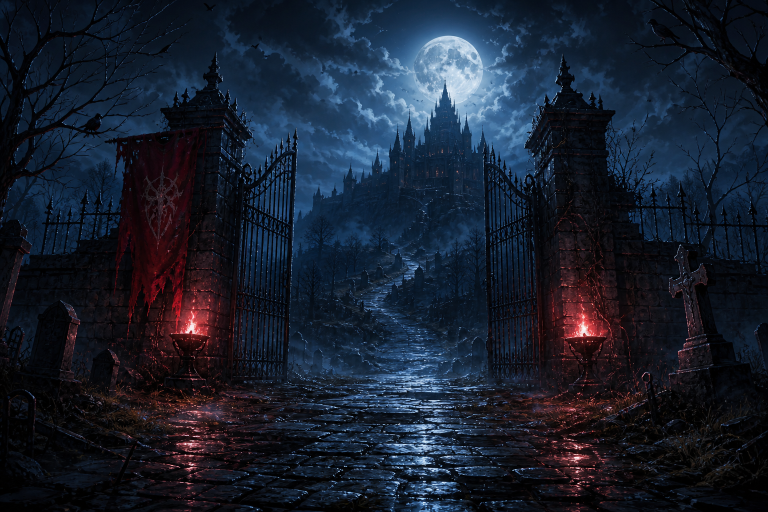
#> input picture deliverables/job-007/raw/startup_backdrop.png, 1536 x 1024 px (shown at 1/2 size)
$ python check_parts.py ../raw/startup_backdrop.png
#> lines starting #> are read from the running program, lines starting #| are printed output that depends on the picture; after the words box and inside, x2 and y2 are one past the last pixel; in counts of white or black regions, pixels touching at a corner belong together
#!/usr/bin/env python3
"""Alpha-edge chromatic fringe detector for job-007 UI parts.

Looks at RGBA alpha-boundary pixels (alpha in 1..250, or opaque pixels
adjacent to alpha<16) and flags ANY chromatic fringe — magenta/purple/
green/cyan/red/yellow plus light-neutral (near-white) fringes.

A pixel is fringe if it sits on the alpha boundary AND
  (high chroma in any hue  OR  near-white RGB with a transparent neighbor).
Magenta/purple is also flagged at modest chroma (the job-006 miss).

Exit non-zero if any file has fringe_count > 0, except startup_backdrop
(opaque full-bleed is allowed).
"""
from __future__ import annotations

import argparse
import os
import sys

import numpy as np
from PIL import Image

HUE_BUCKETS = (
    "magenta",
    "purple",
    "green",
    "cyan",
    "red",
    "yellow",
    "white",
    "other",
)

CHROMA_HI = 22
# magenta/purple even when chroma is modest (job-006 leftover)
MAG_R_OVER_G = 10
MAG_B_OVER_G = 6
MAG_CHROMA_MIN = 10
WHITE_LUMA = 150
WHITE_CHROMA_MAX = 35
WHITE_MIN_CHANNEL = 110
SEMI_LO, SEMI_HI = 1, 250
TRANS_MAX = 15  # alpha < 16
OPAQUE_MIN = 251


def _neighbor_transparent(trans: np.ndarray) -> np.ndarray:
    """8-connected: True if any neighbor has alpha < 16."""
    n = np.zeros_like(trans)
    n[1:, :] |= trans[:-1, :]
    n[:-1, :] |= trans[1:, :]
    n[:, 1:] |= trans[:, :-1]
    n[:, :-1] |= trans[:, 1:]
    n[1:, 1:] |= trans[:-1, :-1]
    n[1:, :-1] |= trans[:-1, 1:]
    n[:-1, 1:] |= trans[1:, :-1]
    n[:-1, :-1] |= trans[1:, 1:]
    return n


def _hue_deg(r: np.ndarray, g: np.ndarray, b: np.ndarray, chroma: np.ndarray) -> np.ndarray:
    """Vectorized HSV hue in degrees [0, 360). Undefined (chroma=0) -> -1."""
    rf = r.astype(np.float32)
    gf = g.astype(np.float32)
    bf = b.astype(np.float32)
    c = chroma.astype(np.float32)
    mx = np.maximum(np.maximum(rf, gf), bf)
    hue = np.full(r.shape, -1.0, dtype=np.float32)
    ok = c > 0
    # R max
    m = ok & (mx == rf)
    hue[m] = np.mod((gf[m] - bf[m]) / c[m], 6.0) * 60.0
    # G max
    m = ok & (mx == gf)
    hue[m] = ((bf[m] - rf[m]) / c[m] + 2.0) * 60.0
    # B max
    m = ok & (mx == bf)
    hue[m] = ((rf[m] - gf[m]) / c[m] + 4.0) * 60.0
    hue[hue >= 360] -= 360
    return hue


def _bucket_arrays(r, g, b, chroma, luma, white_mask) -> dict:
    hue = _hue_deg(r, g, b, chroma)
    mxch = np.maximum(np.maximum(r, g), b).astype(np.float32)
    sat = np.divide(chroma.astype(np.float32), mxch, out=np.zeros_like(mxch), where=mxch > 0)
    buckets = {k: np.zeros(r.shape, dtype=bool) for k in HUE_BUCKETS}
    buckets["white"] = white_mask | ((sat < 0.12) & (luma >= 140) & (chroma < CHROMA_HI))
    rest = ~buckets["white"]
    # magenta: 285–345, or 345–15 when B is elevated vs G (pink, not fire-red)
    mag = rest & (
        ((hue >= 285) & (hue < 345))
        | (((hue >= 345) | ((hue >= 0) & (hue < 15))) & (b > g + 4))
    )
    buckets["magenta"] = mag
    rest = rest & ~mag
    buckets["red"] = rest & ((hue >= 345) | ((hue >= 0) & (hue < 20)))
    rest = rest & ~buckets["red"]
    buckets["yellow"] = rest & (hue >= 20) & (hue < 80)
    rest = rest & ~buckets["yellow"]
    buckets["green"] = rest & (hue >= 80) & (hue < 160)
    rest = rest & ~buckets["green"]
    buckets["cyan"] = rest & (hue >= 160) & (hue < 210)
    rest = rest & ~buckets["cyan"]
    buckets["purple"] = rest & (hue >= 210) & (hue < 285)
    rest = rest & ~buckets["purple"]
    buckets["other"] = rest
    return buckets


def min_opaque_margin(alpha: np.ndarray) -> int:
    h, w = alpha.shape
    op = alpha >= 250
    if not op.any():
        return 0
    rows = np.where(op.any(axis=1))[0]
    cols = np.where(op.any(axis=0))[0]
    return int(
        min(int(rows.min()), int(h - 1 - rows.max()), int(cols.min()), int(w - 1 - cols.max()))
    )


def inspect(path: str) -> dict:
    im = Image.open(path)
    w, h = im.size
    mode = im.mode
    arr = np.array(im.convert("RGBA"))
    rgb = arr[:, :, :3].astype(np.int16)
    alpha = arr[:, :, 3]
    r, g, b = rgb[:, :, 0], rgb[:, :, 1], rgb[:, :, 2]
    mx = rgb.max(axis=2)
    mn = rgb.min(axis=2)
    chroma = mx - mn
    luma = 0.2126 * r + 0.7152 * g + 0.0722 * b

    has_alpha = mode in ("RGBA", "LA", "PA") or (alpha < 255).any()
    trans = alpha < 16
    n_trans = _neighbor_transparent(trans)
    semi = (alpha >= SEMI_LO) & (alpha <= SEMI_HI)
    opaque_adj = (alpha >= OPAQUE_MIN) & n_trans
    boundary = semi | opaque_adj

    high_chroma = chroma >= CHROMA_HI
    magentaish = (r > g + MAG_R_OVER_G) & (b > g + MAG_B_OVER_G) & (chroma >= MAG_CHROMA_MIN)
    near_white = (luma >= WHITE_LUMA) & (chroma <= WHITE_CHROMA_MAX) & (mn >= WHITE_MIN_CHANNEL)
    fringe = boundary & (high_chroma | magentaish | (n_trans & near_white))

    buckets = _bucket_arrays(r, g, b, chroma, luma, n_trans & near_white)
    fringe_by = {k: int((fringe & buckets[k]).sum()) for k in HUE_BUCKETS}

    return {
        "file": os.path.basename(path),
        "size": f"{w}x{h}",
        "mode": mode,
        "has_alpha": bool(has_alpha),
        "fringe_count": int(fringe.sum()),
        "fringe_by_hue_bucket": fringe_by,
        "min_opaque_margin": min_opaque_margin(alpha),
        "excepted": "startup_backdrop" in os.path.basename(path),
    }


def format_report(info: dict) -> str:
    fb = info["fringe_by_hue_bucket"]
    bucket_s = ", ".join(f"{k}={fb[k]}" for k in HUE_BUCKETS)
    failed = info["fringe_count"] > 0 and not info["excepted"]
    result = "FAIL" if failed else ("OK (excepted)" if info["excepted"] else "OK")
    return (
        f"{info['file']}\n"
        f"  size: {info['size']}\n"
        f"  mode: {info['mode']}\n"
        f"  has_alpha: {info['has_alpha']}\n"
        f"  fringe_count: {info['fringe_count']}\n"
        f"  fringe_by_hue_bucket: {bucket_s}\n"
        f"  min_opaque_margin: {info['min_opaque_margin']}\n"
        f"  RESULT: {result}"
    )


# [6 lines left out: function collect_pngs, not called in this run]


def main(argv: list[str] | None = None) -> int:
    p = argparse.ArgumentParser(description="Detect chromatic alpha-edge fringe on UI part PNGs.")
    p.add_argument("--dir", dest="dirpath", help="Directory of PNG parts")
    p.add_argument("files", nargs="*", help="Explicit PNG paths (optional)")
    args = p.parse_args(argv)

    paths: list[str] = []
    if args.dirpath:
        if not os.path.isdir(args.dirpath):
            print(f"error: not a directory: {args.dirpath}", file=sys.stderr)
            return 2
        paths.extend(collect_pngs(args.dirpath))
    paths.extend(args.files)
    if not paths:
        print("error: pass --dir DIR and/or PNG files", file=sys.stderr)
        return 2

    any_fail = False
    reports = []
    for path in paths:
        info = inspect(path)
#> in inspect, im is the input picture: PIL image 1536x1024 RGB; mean R, G, B 23.6, 31.3, 45.8
#> in inspect, `chroma = mx - mn`:
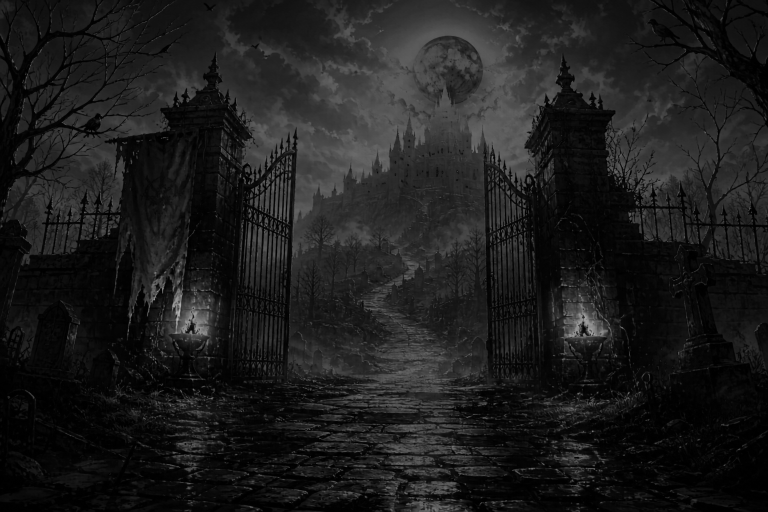
#> chroma: shape (1024, 1536) int16 (shown at 1/2 size); min 0, max 188, mean 28.9
#> in inspect, `has_alpha = mode in ("RGBA", "LA", "PA") or (alpha < 255).any()`: has_alpha = False
#> in inspect, `high_chroma = chroma >= CHROMA_HI`:
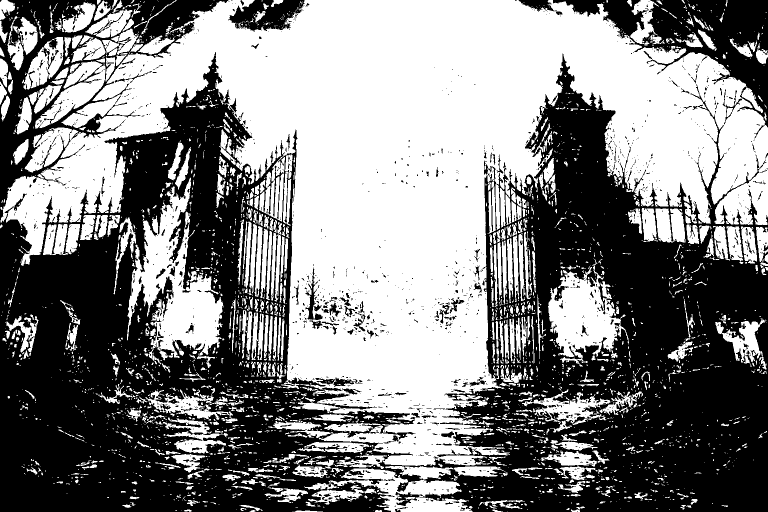
#> high_chroma: shape (1024, 1536) bool (shown at 1/2 size); 51.9% white; 1645 black regions (1438 under 20 px), largest, box (x1, y1, x2, y2) and area: (0, 0, 1536, 1024) 695303, (1106, 0, 1536, 255) 34581, (457, 0, 609, 63) 5876
#> in _hue_deg, `hue[m] = ((bf[m] - rf[m]) / c[m] + 2.0) * 60.0`:
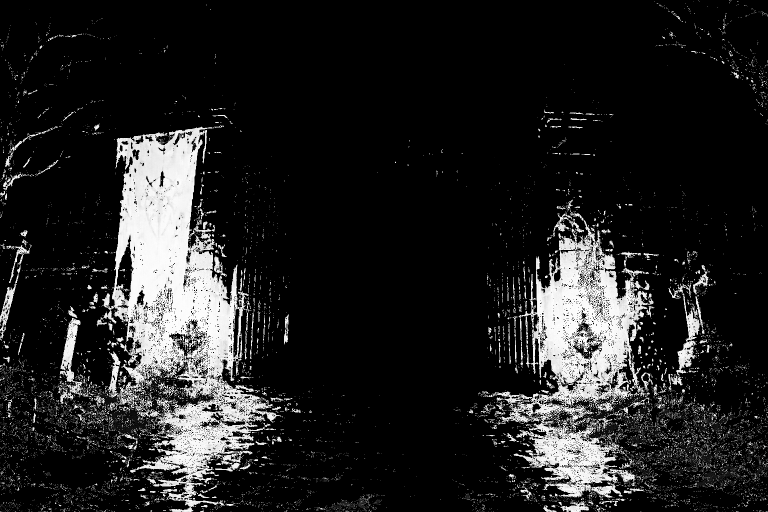
#> hue: shape (1024, 1536) float32 (shown at 1/2 size); min -1, max 359.6, mean 47; drawn with min black and max white
#> in _hue_deg, `m = ok & (mx == bf)`:
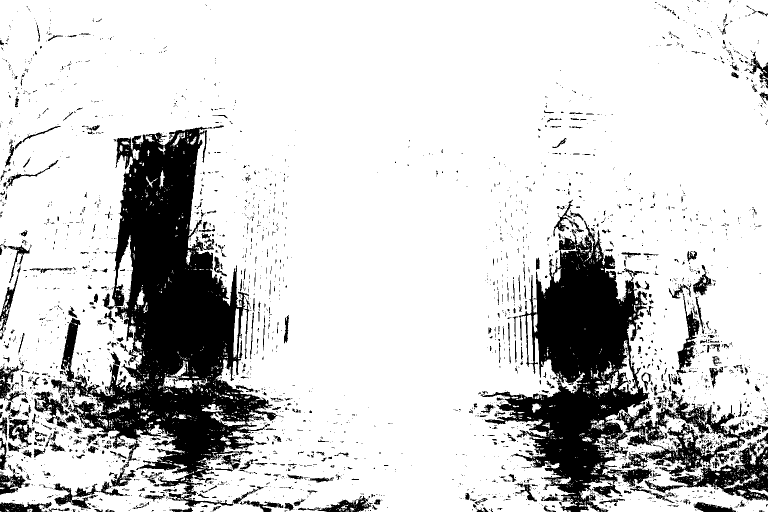
#> m: shape (1024, 1536) bool (shown at 1/2 size); 81.4% white; 3149 black regions (2691 under 20 px), largest, box (x1, y1, x2, y2) and area: (102, 253, 557, 1014) 128538, (961, 420, 1536, 1024) 93179, (1339, 885, 1536, 1001) 8177
#> in _hue_deg, `hue[m] = ((rf[m] - gf[m]) / c[m] + 4.0) * 60.0`:
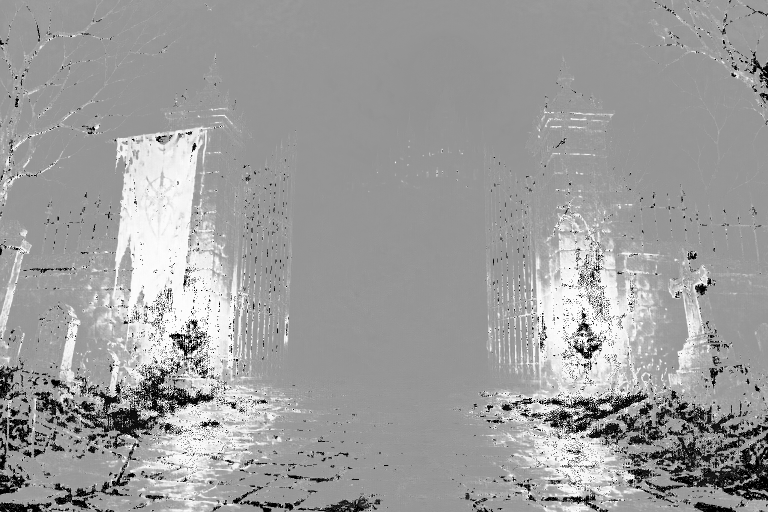
#> hue: shape (1024, 1536) float32 (shown at 1/2 size); min -1, max 359.6, mean 222.3; drawn with min black and max white
#> in _bucket_arrays, `sat = np.divide(chroma.astype(np.float32), mxch, out=np.zeros_like(mxc..`:
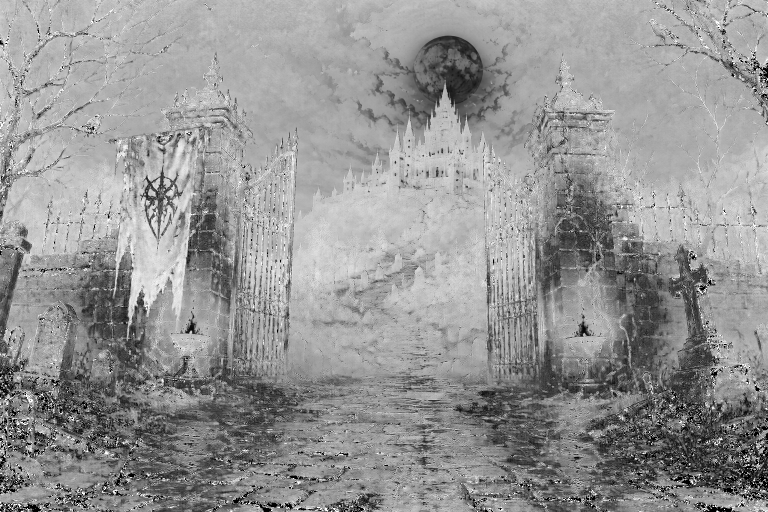
#> sat: shape (1024, 1536) float32 (shown at 1/2 size); min 0, max 1, mean 0.583
#> in _bucket_arrays, `rest = rest & ~buckets["purple"]`:
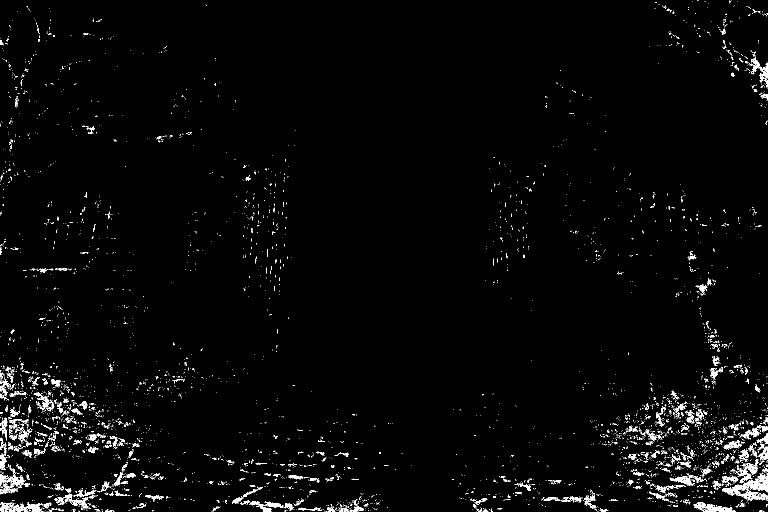
#> rest: shape (1024, 1536) bool (shown at 1/2 size); 2.1% white in thin lines or dots
#> in inspect, `buckets = _bucket_arrays(r, g, b, chroma, luma, n_trans & near_white)`: buckets = 8 items
#> in inspect, `fringe_by = {k: int((fringe & buckets[k]).sum()) for k in HUE_BUCKETS}`: fringe_by = {'magenta': 0, 'purple': 0, 'green': 0, 'cyan': 0, 'red': 0, 'yellow': 0, 'white': 0, 'other': 0}
#> in min_opaque_margin, `rows = np.where(op.any(axis=1))[0]`: rows = 1024 values from 0 to 1023
#> in min_opaque_margin, `cols = np.where(op.any(axis=0))[0]`: cols = 1536 values from 0 to 1535
#> info = 8 items
        reports.append(info)
        print(format_report(info))
#> in format_report, `fb = info["fringe_by_hue_bucket"]`: fb has the same summary as fringe_by in inspect
#> in format_report, `failed = info["fringe_count"] > 0 and not info["excepted"]`: failed = False
#> in format_report, `result = "FAIL" if failed else ("OK (excepted)" if info["excepted"] el..`: result = 'OK (excepted)'
#| startup_backdrop.png
#|   size: 1536x1024
#|   mode: RGB
#|   has_alpha: False
#|   fringe_count: 0
#|   fringe_by_hue_bucket: magenta=0, purple=0, green=0, cyan=0, red=0, yellow=0, white=0, other=0
#> (further printed lines are left out)
        print()
        if info["fringe_count"] > 0 and not info["excepted"]:
            any_fail = True

    n_fail = sum(1 for i in reports if i["fringe_count"] > 0 and not i["excepted"])
#> n_fail = 0
    n_ok = len(reports) - n_fail
#> n_ok = 1
    print(f"summary: {n_ok} OK, {n_fail} FAIL / {len(reports)} files")
#| summary: 1 OK, 0 FAIL / 1 files
    return 1 if any_fail else 0


if __name__ == "__main__":
    sys.exit(main())
#> (the program exits here)

$ run again, with deliverables/job-007/raw/confirm_modal_frame.png copied over deliverables/job-007/raw/startup_backdrop.png
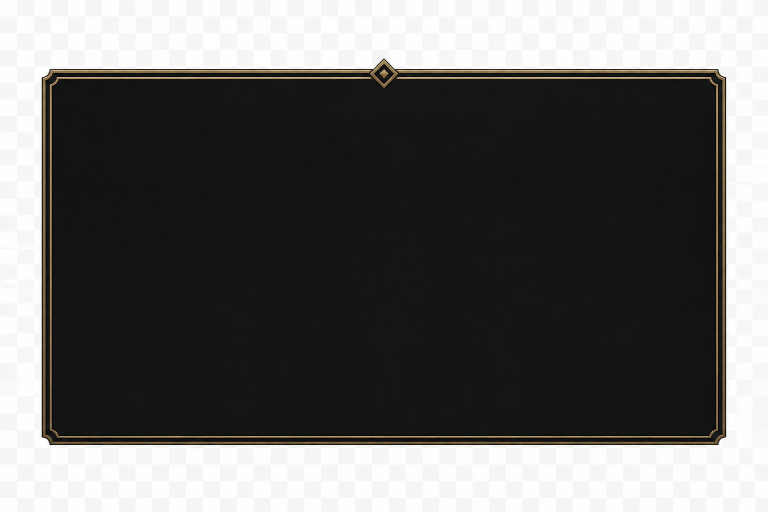
#> input picture deliverables/job-007/raw/confirm_modal_frame.png, 1536 x 1024 px (shown at 1/2 size)
#> in inspect, im is the input picture: PIL image 1536x1024 RGB; mean R, G, B 101.9, 101.6, 101.6
#> alpha: shape (1024, 1536); every value is 255
#> has_alpha = False
#> trans: shape (1024, 1536) bool; every value is 0
#> in inspect, `high_chroma = chroma >= CHROMA_HI`:
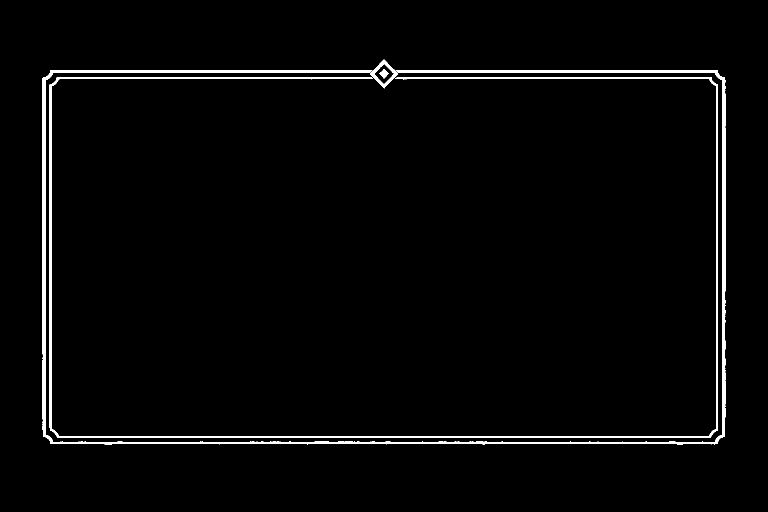
#> high_chroma: shape (1024, 1536) bool (shown at 1/2 size); 2.5% white; 4 white regions, box (x1, y1, x2, y2) and area: (85, 140, 1451, 889) 22146, (99, 154, 1436, 876) 16828, (740, 119, 796, 177) 845, (759, 138, 777, 157) 182
#> near_white: shape (1024, 1536) bool; 34.6% white; 3 white regions (2 under 20 px), largest, box (x1, y1, x2, y2) and area: (0, 0, 1536, 1024) 543779
#> ok: shape (1024, 1536) bool; 78.9% white; 4840 black regions (4715 under 20 px), largest, box (x1, y1, x2, y2) and area: (0, 0, 1536, 1024) 316947, (1510, 598, 1536, 624) 231, (0, 77, 20, 91) 139
#> mag: shape (1024, 1536) bool; 0.25% white in thin lines or dots, all inside (x1, y1, x2, y2) = (90, 125, 1452, 883)
#> in _bucket_arrays, `rest = rest & ~buckets["purple"]`:
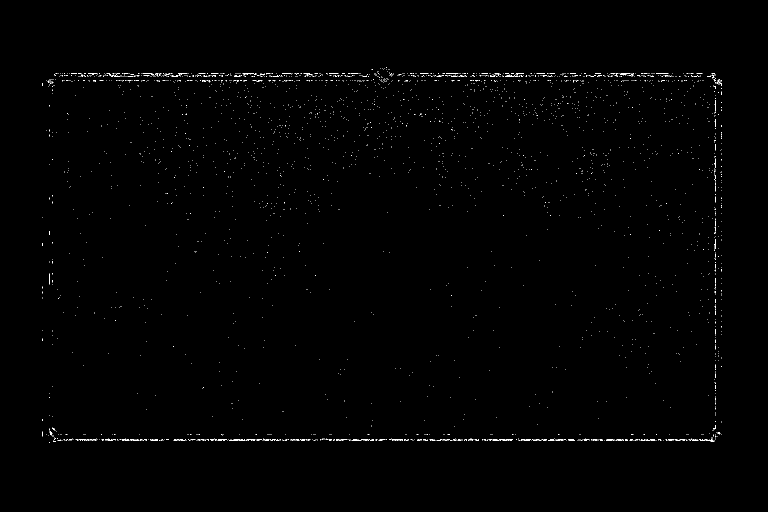
#> rest: shape (1024, 1536) bool (shown at 1/2 size); 0.45% white in thin lines or dots, all inside (x1, y1, x2, y2) = (84, 134, 1444, 886)
#> buckets = 8 items
#> fringe_by = {'magenta': 0, 'purple': 0, 'green': 0, 'cyan': 0, 'red': 0, 'yellow': 0, 'white': 0, 'other': 0}
#> op: shape (1024, 1536) bool; every value is 1
#> rows = 1024 values from 0 to 1023
#> cols = 1536 values from 0 to 1535
#> info = 8 items
#> fb has the same summary as fringe_by in inspect
#> failed = False
#> result = 'OK (excepted)'
#| startup_backdrop.png
#|   size: 1536x1024
#|   mode: RGB
#|   has_alpha: False
#|   fringe_count: 0
#|   fringe_by_hue_bucket: magenta=0, purple=0, green=0, cyan=0, red=0, yellow=0, white=0, other=0
#> (further printed lines are left out)
#> n_fail = 0
#> n_ok = 1
#| summary: 1 OK, 0 FAIL / 1 files
